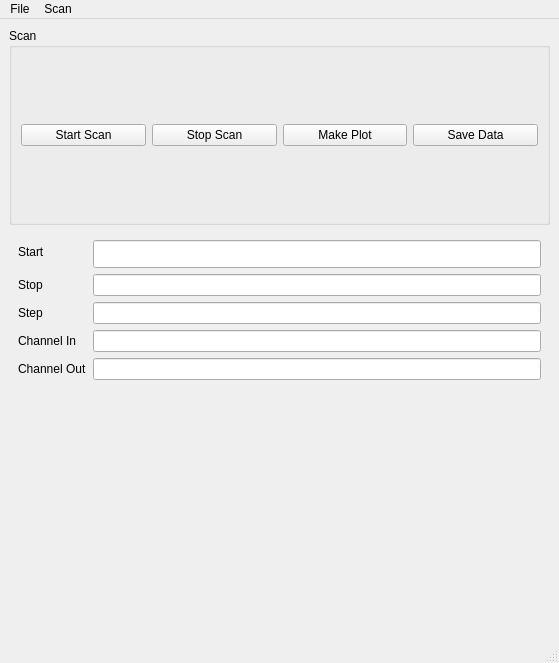
<?xml version="1.0" encoding="UTF-8"?>
<ui version="4.0">
 <class>MainWindow</class>
 <widget class="QMainWindow" name="MainWindow">
  <property name="geometry">
   <rect>
    <x>0</x>
    <y>0</y>
    <width>559</width>
    <height>663</height>
   </rect>
  </property>
  <property name="windowTitle">
   <string>MainWindow</string>
  </property>
  <widget class="QWidget" name="centralwidget">
   <layout class="QVBoxLayout" name="verticalLayout">
    <item>
     <widget class="QGroupBox" name="groupBox">
      <property name="title">
       <string>Scan</string>
      </property>
      <layout class="QHBoxLayout" name="horizontalLayout">
       <item>
        <widget class="QPushButton" name="start_button">
         <property name="text">
          <string>Start Scan</string>
         </property>
        </widget>
       </item>
       <item>
        <widget class="QPushButton" name="stop_button">
         <property name="text">
          <string>Stop Scan</string>
         </property>
        </widget>
       </item>
       <item>
        <widget class="QPushButton" name="plot_button">
         <property name="text">
          <string>Make Plot</string>
         </property>
        </widget>
       </item>
       <item>
        <widget class="QPushButton" name="save_button">
         <property name="text">
          <string>Save Data</string>
         </property>
        </widget>
       </item>
      </layout>
     </widget>
    </item>
    <item>
     <widget class="QWidget" name="widget" native="true">
      <layout class="QFormLayout" name="formLayout">
       <item row="5" column="1">
        <widget class="QLineEdit" name="channel_out_line"/>
       </item>
       <item row="5" column="0">
        <widget class="QLabel" name="label">
         <property name="text">
          <string>Channel Out</string>
         </property>
        </widget>
       </item>
       <item row="1" column="1">
        <widget class="QLineEdit" name="start_line">
         <property name="font">
          <font>
           <pointsize>13</pointsize>
          </font>
         </property>
        </widget>
       </item>
       <item row="1" column="0">
        <widget class="QLabel" name="label_5">
         <property name="text">
          <string>Start</string>
         </property>
        </widget>
       </item>
       <item row="2" column="0">
        <widget class="QLabel" name="label_4">
         <property name="text">
          <string>Stop</string>
         </property>
        </widget>
       </item>
       <item row="2" column="1">
        <widget class="QLineEdit" name="stop_line"/>
       </item>
       <item row="4" column="1">
        <widget class="QLineEdit" name="channel_in_line"/>
       </item>
       <item row="3" column="1">
        <widget class="QLineEdit" name="step_line"/>
       </item>
       <item row="3" column="0">
        <widget class="QLabel" name="label_2">
         <property name="text">
          <string>Step</string>
         </property>
        </widget>
       </item>
       <item row="4" column="0">
        <widget class="QLabel" name="label_3">
         <property name="text">
          <string>Channel In</string>
         </property>
        </widget>
       </item>
      </layout>
     </widget>
    </item>
    <item>
     <widget class="PlotWidget" name="plot_widget" native="true"/>
    </item>
   </layout>
  </widget>
  <widget class="QMenuBar" name="menubar">
   <property name="geometry">
    <rect>
     <x>0</x>
     <y>0</y>
     <width>559</width>
     <height>24</height>
    </rect>
   </property>
   <widget class="QMenu" name="menuFile">
    <property name="title">
     <string>File</string>
    </property>
    <addaction name="actionSave"/>
   </widget>
   <widget class="QMenu" name="menuScan">
    <property name="title">
     <string>Scan</string>
    </property>
    <addaction name="actionStart"/>
   </widget>
   <addaction name="menuFile"/>
   <addaction name="menuScan"/>
  </widget>
  <widget class="QStatusBar" name="statusbar"/>
  <action name="actionSave">
   <property name="text">
    <string>Save</string>
   </property>
  </action>
  <action name="actionStart">
   <property name="text">
    <string>Start</string>
   </property>
  </action>
 </widget>
 <customwidgets>
  <customwidget>
   <class>PlotWidget</class>
   <extends>QWidget</extends>
   <header>pyqtgraph</header>
   <container>1</container>
  </customwidget>
 </customwidgets>
 <resources/>
 <connections/>
</ui>
